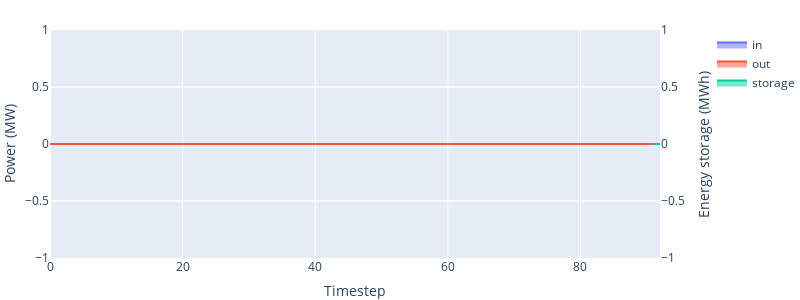

The notebook cell this image was saved under:
### Code cell
if 'battery' in optimiser.pyomo_instance.setDevice:
    fig=oogeso.plots.plot_devicePowerEnergy(mc,'battery',
                                 filename=None)
    fig.update_layout(autosize=False,width=800,height=300,margin=dict(l=0,r=0,t=30,b=0)).show()
    #print("Last optimisation scheduling:")
    #oogeso.milp_plot.plotDevicePowerLastOptimisation1(optimiser,device='battery',
    #            filename=None)

### Figure 1 — Plotly figure (JSON) as saved in the notebook; plotly's stock layout.template omitted (floating-point values rounded to 4 significant figures)
{"data": [{"fill": "tozeroy", "line": {"shape": "hv"}, "name": "in", "type": "scatter", "x": [0, 1, 2, 3, 4, 5, 6, 7, 8, 9, 10, 11, 12, 13, 14, 15, 16, 17, 18, 19, 20, 21, 22, 23, 24, 25, 26, 27, 28, 29, 30, 31, 32, 33, 34, 35, 36, 37, 38, 39, 40, 41, 42, 43, 44, 45, 46, 47, 48, 49, 50, 51, 52, 53, 54, 55, 56, 57, 58, 59, 60, 61, 62, 63, 64, 65, 66, 67, 68, 69, 70, 71, 72, 73, 74, 75, 76, 77, 78, 79, 80, 81, 82, 83, 84, 85, 86, 87, 88, 89, 90, 91], "xaxis": "x", "y": [0, 0, 0, 0, 0, 0, 0, 0, 0, 0, 0, 0, 0, 0, 0, 0, 0, 0, 0, 0, 0, 0, 0, 0, 0, 0, 0, 0, 0, 0, 0, 0, 0, 0, 0, 0, 0, 0, 0, 0, 0, 0, 0, 0, 0, 0, 0, 0, 0, 0, 0, 0, 0, 0, 0, 0, 0, 0, 0, 0, 0, 0, 0, 0, 0, 0, 0, 0, 0, 0, 0, 0, 0, 0, 0, 0, 0, 0, 0, 0, 0, 0, 0, 0, 0, 0, 0, 0, 0, 0, 0, 0], "yaxis": "y2"}, {"fill": "tozeroy", "line": {"shape": "hv"}, "name": "out", "type": "scatter", "x": [0, 1, 2, 3, 4, 5, 6, 7, 8, 9, 10, 11, 12, 13, 14, 15, 16, 17, 18, 19, 20, 21, 22, 23, 24, 25, 26, 27, 28, 29, 30, 31, 32, 33, 34, 35, 36, 37, 38, 39, 40, 41, 42, 43, 44, 45, 46, 47, 48, 49, 50, 51, 52, 53, 54, 55, 56, 57, 58, 59, 60, 61, 62, 63, 64, 65, 66, 67, 68, 69, 70, 71, 72, 73, 74, 75, 76, 77, 78, 79, 80, 81, 82, 83, 84, 85, 86, 87, 88, 89, 90, 91], "xaxis": "x", "y": [0, 0, 0, 0, 0, 0, 0, 0, 0, 0, 0, 0, 0, 0, 0, 0, 0, 0, 0, 0, 0, 0, 0, 0, 0, 0, 0, 0, 0, 0, 0, 0, 0, 0, 0, 0, 0, 0, 0, 0, 0, 0, 0, 0, 0, 0, 0, 0, 0, 0, 0, 0, 0, 0, 0, 0, 0, 0, 0, 0, 0, 0, 0, 0, 0, 0, 0, 0, 0, 0, 0, 0, 0, 0, 0, 0, 0, 0, 0, 0, 0, 0, 0, 0, 0, 0, 0, 0, 0, 0, 0, 0], "yaxis": "y2"}, {"fill": "tozeroy", "name": "storage", "type": "scatter", "x": [1, 2, 3, 4, 5, 6, 7, 8, 9, 10, 11, 12, 13, 14, 15, 16, 17, 18, 19, 20, 21, 22, 23, 24, 25, 26, 27, 28, 29, 30, 31, 32, 33, 34, 35, 36, 37, 38, 39, 40, 41, 42, 43, 44, 45, 46, 47, 48, 49, 50, 51, 52, 53, 54, 55, 56, 57, 58, 59, 60, 61, 62, 63, 64, 65, 66, 67, 68, 69, 70, 71, 72, 73, 74, 75, 76, 77, 78, 79, 80, 81, 82, 83, 84, 85, 86, 87, 88, 89, 90, 91, 92], "xaxis": "x", "y": [0, 0, 0, 0, 0, 0, 0, 0, 0, 0, 0, 0, 0, 0, 0, 0, 0, 0, 0, 0, 0, 0, 0, 0, 0, 0, 0, 0, 0, 0, 0, 0, 0, 0, 0, 0, 0, 0, 0, 0, 0, 0, 0, 0, 0, 0, 0, 0, 0, 0, 0, 0, 0, 0, 0, 0, 0, 0, 0, 0, 0, 0, 0, 0, 0, 0, 0, 0, 0, 0, 0, 0, 0, 0, 0, 0, 0, 0, 0, 0, 0, 0, 0, 0, 0, 0, 0, 0, 0, 0, 0, 0], "yaxis": "y"}], "layout": {"autosize": false, "height": 300, "margin": {"b": 0, "l": 0, "r": 0, "t": 30}, "width": 800, "xaxis": {"anchor": "y", "domain": [0, 0.94], "title": {"text": "Timestep"}}, "yaxis": {"anchor": "x", "domain": [0, 1], "side": "right", "title": {"text": "Energy storage (MWh)"}}, "yaxis2": {"anchor": "x", "overlaying": "y", "side": "left", "title": {"text": "Power (MW)"}}}}
